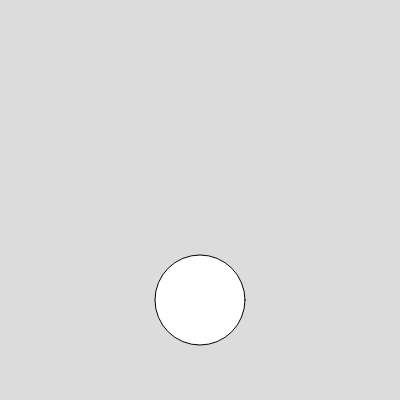
Frame 1 (no input)
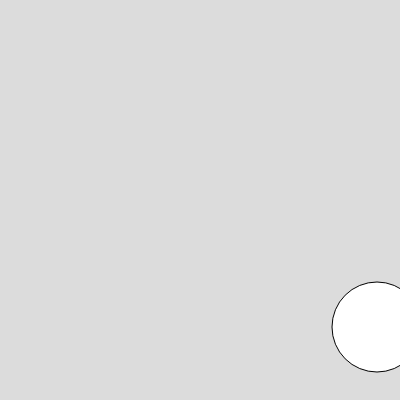
Frame 60 (no input)
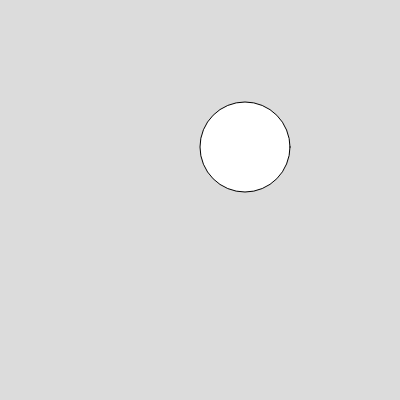
Frame 120 (the mouse pressed at the canvas centre since frame 60)

The p5.js sketch that drew these frames (run headless with seeded random() and noise() and a simulated clock; from frame 60 on, the mouse is pressed at the canvas centre):

// p5.js sketch
// ── sketch.js
let ball = {
  x: 200,
  y: 300,
  xspeed: 3,
  yspeed: 3
}

// these are all built in to p5  amking it a library of functions 
function setup() { // defining a function
  createCanvas(400, 400);
}

function draw() {
  background(220);
 display()
  bounce()
  move()
}

function display() {
  circle(ball.x, ball.y, 90) // callin a function

}

function bounce() {
  if (ball.x > width || ball.x < 0) {
    ball.xspeed = ball.xspeed * -1
  }
  if (ball.y > height || ball.y < 0) {
    ball.yspeed = ball.yspeed * -1
  }

}

function move() {
 ball.x = ball.x + ball.xspeed 
  ball.y += ball.yspeed



}
